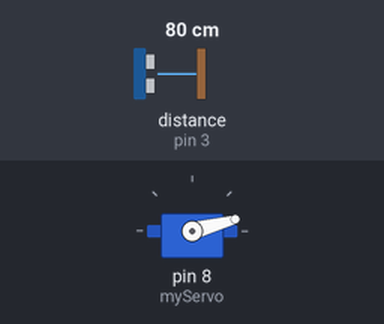
A program run on a simulated Arduino Mega 2560, built with avr-gcc and run on an emulated ATmega2560. Parts: servo. Wiring (inferred from the names in the program): ultrasonic range finder: trigger pin 2; echo pin 3. The inputs (shaded band) are chosen by the test bench; at power-on: distance to the obstacle (sensor on pin 3) 80 cm. The echo pulse lasts 58.3 µs per cm; what the program prints to the serial monitor is not drawn.

Above: at 0.01 s.
1.3 s: distance to the obstacle (sensor on pin 3) set to 2 cm
At 2.4 s:
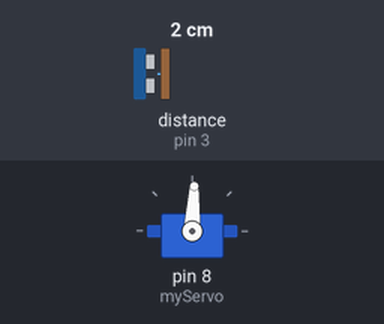
4.3 s: distance to the obstacle (sensor on pin 3) set to 299 cm
At 5.17 s:
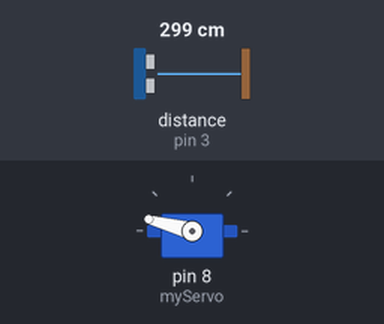
7.3 s: distance to the obstacle (sensor on pin 3) set to 4 cm
10.3 s: distance to the obstacle (sensor on pin 3) set to 35 cm
At 11.1 s:
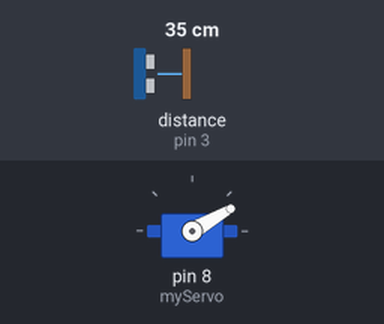
Timing chart, 0 to 14.3 s (numbered marks = the images above; inputs shaded):
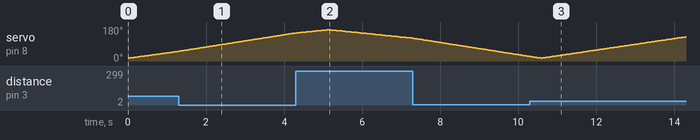

The program:

main.cpp
```cpp
#include <Arduino.h>
#include <Servo.h>.

const int trigPin = 2;
const int echoPin = 3;


long duration;
int dist;

Servo myServo;

void setup()
{
  pinMode(trigPin, OUTPUT);
  pinMode(echoPin, INPUT);
  myServo.attach(8);

  Serial.begin(9600);

}

//this will calculate the distance and return value in CM (metric sistem rules!!)
int getDist()
{

  digitalWrite(trigPin, LOW);
  delayMicroseconds(2);
  digitalWrite(trigPin, HIGH);
  delayMicroseconds(10);
  digitalWrite(trigPin, LOW);
  duration = pulseIn(echoPin, HIGH);
  dist = duration * 0.034 / 2;
  return dist;
}

void writeOnSerial(int i){
  myServo.write(i);
  delay(30);
  dist = getDist();

  Serial.print(i);
  Serial.print(",");
  Serial.print(dist);
  Serial.print(".");
}

void loop()
{
  //in the loop this will only rotate the servo
  for (int i = 15; i <= 165; i++)
  {
    writeOnSerial(i);
  }
  for (int i = 165; i > 15; i--)
  {
    writeOnSerial(i);
  }
}
```
